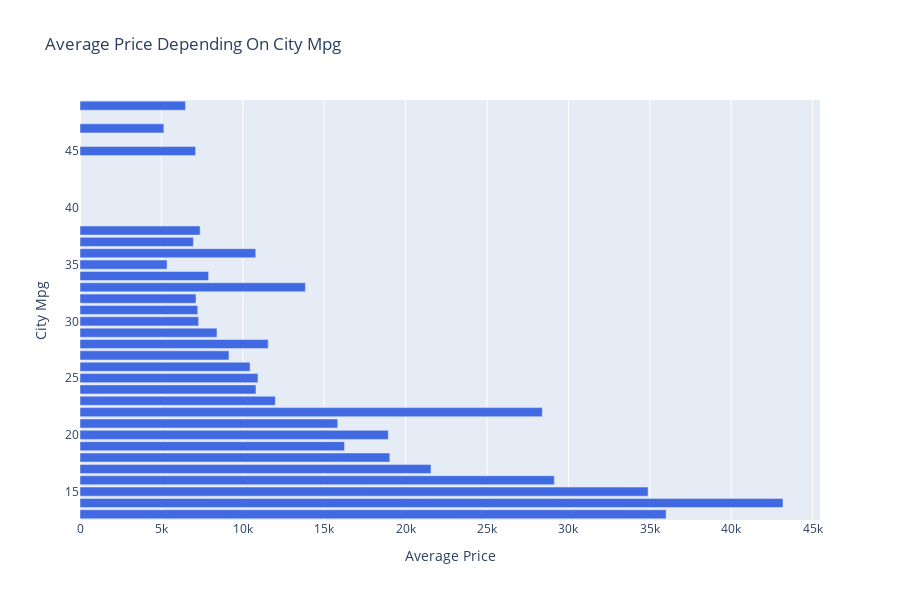

Write notebook code for a chart like this one.
### Code cell
# Chart 8:  average price depending on citympg
avg_citympg_price = cars_df.groupby('citympg')['price'].mean().sort_values(ascending=False)
fig = go.Figure(go.Bar(
    x=avg_citympg_price.values[::-1],
    y=avg_citympg_price.index[::-1],
    orientation='h',
    marker=dict(color='royalblue')
))
fig.update_layout(
    title='Average Price Depending On City Mpg',
    xaxis_title='Average Price',
    yaxis_title='City Mpg',
    height=600
)
fig.show()

### Figure 1 — Plotly figure (JSON) as saved in the notebook; plotly's stock layout.template omitted (floating-point values rounded to 4 significant figures)
{"data": [{"marker": {"color": "royalblue"}, "orientation": "h", "type": "bar", "x": [5151, 5348, 6479, 6966.0, 7099, 7126, 7233.0, 7285.0, 7375.0, 7898, 8415.0, 9150.0, 10450.0, 10795, 10810.0, 10930.0, 11560.0, 12000.0, 13845, 15830, 16250.0, 18940.0, 19030.0, 21560.0, 28394, 29140.0, 34890.0, 36000, 43180], "y": [47, 35, 49, 37, 45, 32, 31, 30, 38, 34, 29, 27, 26, 36, 24, 25, 28, 23, 33, 21, 19, 20, 18, 17, 22, 16, 15, 13, 14]}], "layout": {"height": 600, "title": {"text": "Average Price Depending On City Mpg"}, "xaxis": {"title": {"text": "Average Price"}}, "yaxis": {"title": {"text": "City Mpg"}}}}
